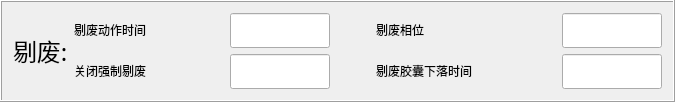
          <widget class="QFrame" name="frame_2">
           <property name="frameShape">
            <enum>QFrame::Box</enum>
           </property>
           <property name="frameShadow">
            <enum>QFrame::Raised</enum>
           </property>
           <layout class="QHBoxLayout" name="horizontalLayout_20">
            <item>
             <layout class="QHBoxLayout" name="horizontalLayout_16">
              <item>
               <widget class="QLabel" name="label_28">
                <property name="sizePolicy">
                 <sizepolicy hsizetype="Fixed" vsizetype="Fixed">
                  <horstretch>0</horstretch>
                  <verstretch>0</verstretch>
                 </sizepolicy>
                </property>
                <property name="minimumSize">
                 <size>
                  <width>55</width>
                  <height>30</height>
                 </size>
                </property>
                <property name="maximumSize">
                 <size>
                  <width>55</width>
                  <height>30</height>
                 </size>
                </property>
                <property name="font">
                 <font>
                  <family>幼圆</family>
                  <pointsize>18</pointsize>
                  <weight>50</weight>
                  <italic>false</italic>
                  <bold>false</bold>
                 </font>
                </property>
                <property name="styleSheet">
                 <string notr="true">font: 18pt &quot;幼圆&quot;;</string>
                </property>
                <property name="text">
                 <string>剔废:</string>
                </property>
               </widget>
              </item>
              <item>
               <layout class="QGridLayout" name="gridLayout_10">
                <item row="0" column="4">
                 <widget class="MyLineEdit" name="lE_RejectPhase">
                  <property name="minimumSize">
                   <size>
                    <width>100</width>
                    <height>35</height>
                   </size>
                  </property>
                  <property name="maximumSize">
                   <size>
                    <width>100</width>
                    <height>35</height>
                   </size>
                  </property>
                 </widget>
                </item>
                <item row="0" column="3">
                 <widget class="QLabel" name="label_37">
                  <property name="sizePolicy">
                   <sizepolicy hsizetype="Fixed" vsizetype="Fixed">
                    <horstretch>0</horstretch>
                    <verstretch>0</verstretch>
                   </sizepolicy>
                  </property>
                  <property name="minimumSize">
                   <size>
                    <width>150</width>
                    <height>30</height>
                   </size>
                  </property>
                  <property name="maximumSize">
                   <size>
                    <width>150</width>
                    <height>30</height>
                   </size>
                  </property>
                  <property name="styleSheet">
                   <string notr="true">font: 18pt &quot;幼圆&quot;;</string>
                  </property>
                  <property name="text">
                   <string>剔废相位</string>
                  </property>
                 </widget>
                </item>
                <item row="0" column="0">
                 <widget class="QLabel" name="label_10">
                  <property name="sizePolicy">
                   <sizepolicy hsizetype="Fixed" vsizetype="Fixed">
                    <horstretch>0</horstretch>
                    <verstretch>0</verstretch>
                   </sizepolicy>
                  </property>
                  <property name="minimumSize">
                   <size>
                    <width>150</width>
                    <height>30</height>
                   </size>
                  </property>
                  <property name="maximumSize">
                   <size>
                    <width>150</width>
                    <height>30</height>
                   </size>
                  </property>
                  <property name="styleSheet">
                   <string notr="true">font: 18pt &quot;幼圆&quot;;</string>
                  </property>
                  <property name="text">
                   <string>剔废动作时间</string>
                  </property>
                 </widget>
                </item>
                <item row="1" column="0">
                 <widget class="QLabel" name="label_18">
                  <property name="sizePolicy">
                   <sizepolicy hsizetype="Fixed" vsizetype="Fixed">
                    <horstretch>0</horstretch>
                    <verstretch>0</verstretch>
                   </sizepolicy>
                  </property>
                  <property name="minimumSize">
                   <size>
                    <width>150</width>
                    <height>30</height>
                   </size>
                  </property>
                  <property name="maximumSize">
                   <size>
                    <width>150</width>
                    <height>30</height>
                   </size>
                  </property>
                  <property name="styleSheet">
                   <string notr="true">font: 18pt &quot;幼圆&quot;;</string>
                  </property>
                  <property name="text">
                   <string>关闭强制剔废</string>
                  </property>
                 </widget>
                </item>
                <item row="1" column="4">
                 <widget class="MyLineEdit" name="lE_RejectFallingTime">
                  <property name="minimumSize">
                   <size>
                    <width>100</width>
                    <height>35</height>
                   </size>
                  </property>
                  <property name="maximumSize">
                   <size>
                    <width>100</width>
                    <height>35</height>
                   </size>
                  </property>
                 </widget>
                </item>
                <item row="1" column="1">
                 <widget class="MyLineEdit" name="lE_DisableForceReject">
                  <property name="minimumSize">
                   <size>
                    <width>100</width>
                    <height>35</height>
                   </size>
                  </property>
                  <property name="maximumSize">
                   <size>
                    <width>100</width>
                    <height>35</height>
                   </size>
                  </property>
                  <property name="text">
                   <string/>
                  </property>
                 </widget>
                </item>
                <item row="0" column="1">
                 <widget class="MyLineEdit" name="lE_RejectTime">
                  <property name="minimumSize">
                   <size>
                    <width>100</width>
                    <height>35</height>
                   </size>
                  </property>
                  <property name="maximumSize">
                   <size>
                    <width>100</width>
                    <height>35</height>
                   </size>
                  </property>
                 </widget>
                </item>
                <item row="1" column="3">
                 <widget class="QLabel" name="label_43">
                  <property name="sizePolicy">
                   <sizepolicy hsizetype="Fixed" vsizetype="Fixed">
                    <horstretch>0</horstretch>
                    <verstretch>0</verstretch>
                   </sizepolicy>
                  </property>
                  <property name="minimumSize">
                   <size>
                    <width>180</width>
                    <height>30</height>
                   </size>
                  </property>
                  <property name="maximumSize">
                   <size>
                    <width>180</width>
                    <height>30</height>
                   </size>
                  </property>
                  <property name="styleSheet">
                   <string notr="true">font: 16pt &quot;幼圆&quot;;</string>
                  </property>
                  <property name="text">
                   <string>剔废胶囊下落时间</string>
                  </property>
                 </widget>
                </item>
                <item row="1" column="2">
                 <spacer name="horizontalSpacer_19">
                  <property name="orientation">
                   <enum>Qt::Horizontal</enum>
                  </property>
                  <property name="sizeHint" stdset="0">
                   <size>
                    <width>40</width>
                    <height>20</height>
                   </size>
                  </property>
                 </spacer>
                </item>
               </layout>
              </item>
             </layout>
            </item>
           </layout>
          </widget>
